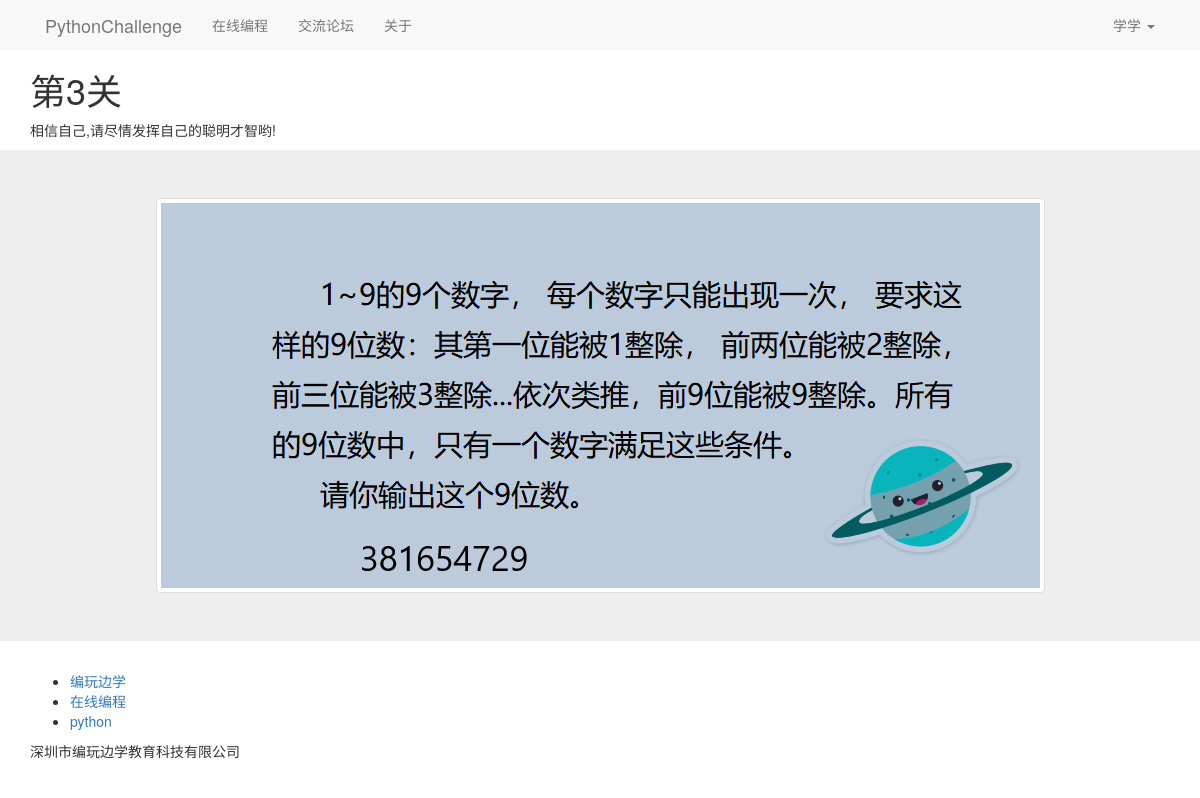
The app's page /challenge/21978 (signed in) with its own data.
### main.py (models this page shows)
class User(db.Model):
    __tablename__ = 'users'
    id = db.Column(db.Integer, primary_key=True)
    username = db.Column(db.String(16), nullable=False, unique=True)
    password = db.Column(db.String(100), nullable=False)
    email = db.Column(db.String(64), nullable=True)
    address = db.Column(db.String(50), nullable=True)
    info = db.Column(db.String(100), nullable=True)
    stage = db.Column(db.Integer, default='0')
    real_avatar = db.Column(db.String(100), default='/static/avatar/code.png')

class Challenge(db.Model):
    __tablename__ = 'challenge'
    id = db.Column(db.Integer, primary_key=True)
    answer = db.Column(db.String(100), nullable=False)
    photo = db.Column(db.String(100), nullable=False)

### main.py (the view)
@app.route('/challenge/<answer>')
def challenge(answer):
    chapter = Challenge.query.filter(Challenge.answer == answer).first()
    if chapter:
        photo = chapter.photo
        chapter_id = chapter.id
        user_id = session.get('user_id')
        if user_id:
            user = User.query.filter(User.id == user_id).first()
            user.stage = answer
            db.session.commit()
        return render_template('challenge.html', chapter_id=chapter_id, photo=photo)
    else:
        return "<h2>答案错误,请返回重新尝试!</h2>"

### main.py (called while the page is built)
@app.context_processor
def my_context_processor():
    user_id = session.get('user_id')
    if user_id:
        user = User.query.filter(User.id == user_id).first()
        if user:
            return {'um': user}
    return {}

### templates/challenge.html
{% extends "base.html" %}
{% block content %}
    <div class="bs-docs-header" id="content" tabindex="-1">
      <div class="container">
        <h1>第{{ chapter_id }}关</h1>
        <p>相信自己,请尽情发挥自己的聪明才智哟!</p>
      </div>
    </div>
        <div class="jumbotron" align="center">
            <img class="img-thumbnail" src="{{ url_for("static",filename=photo) }}">
        </div>
{% endblock %}

### templates/base.html (shortened to what this page needs)
<!DOCTYPE html>
<html lang="zh-CN">
<head>
    <link href="https://cdn.jsdelivr.net/npm/bootstrap@3.3.7/dist/css/bootstrap.min.css" rel="stylesheet">
    <link href="https://v3.bootcss.com//assets/css/docs.min.css" rel="stylesheet">
</head>
<body>
<nav class="nav navbar-default">
    <div class="container">
        <div class="navbar-header">
            <a class="navbar-brand" href="{{ url_for('index') }}">PythonChallenge</a>
        </div>
        <div class="collapse navbar-collapse" id="bs-example-navbar-collapse-1">
            <ul class="nav navbar-nav">
                <li ><a href="https://study.codepku.com/python/create_first"  target="_blank">在线编程</a>
                </li>
                {% if um %}
                    <li><a href="{{ url_for("forum_index") }}">交流论坛</a></li>
                {% else %}
                    <li><a href="{{ url_for("login") }}">交流论坛</a></li>
                {% endif %}
                <li ><a href="#">关于</a>
            </ul>
            <ul class="nav navbar-nav navbar-right">
                {% if um %}
                    <li class="dropdown">
                        <a href="#" class="dropdown-toggle" data-toggle="dropdown" role="button"
                           aria-haspopup="true" aria-expanded="false">{{ um.username }} <span class="caret"></span></a>
                    </li>
                {% else %}
                    <li><a href="{{ url_for('login') }}">登录</a></li>
                    <li><a href="{{ url_for('register') }}">注册</a></li>
                {% endif %}
            </ul>
        </div>
    </div>
</nav>
{% block content -%}
{%- endblock content %}
<footer class="bs-docs-footer">
  <div class="container">
    <ul class="bs-docs-footer-links">
      <li><a href="https://www.codepku.com">编玩边学</a></li>
      <li><a href="https://study.codepku.com/python/create_first">在线编程</a></li>
      <li><a href="http://www.python.org">python</a></li>
    </ul>
    <p>深圳市编玩边学教育科技有限公司</p>
  </div>
</footer>
</body>
</html>

### records on screen
User: username "学学"
Challenge: photo (picture)

### other values on screen
{{ chapter_id }} "3"
